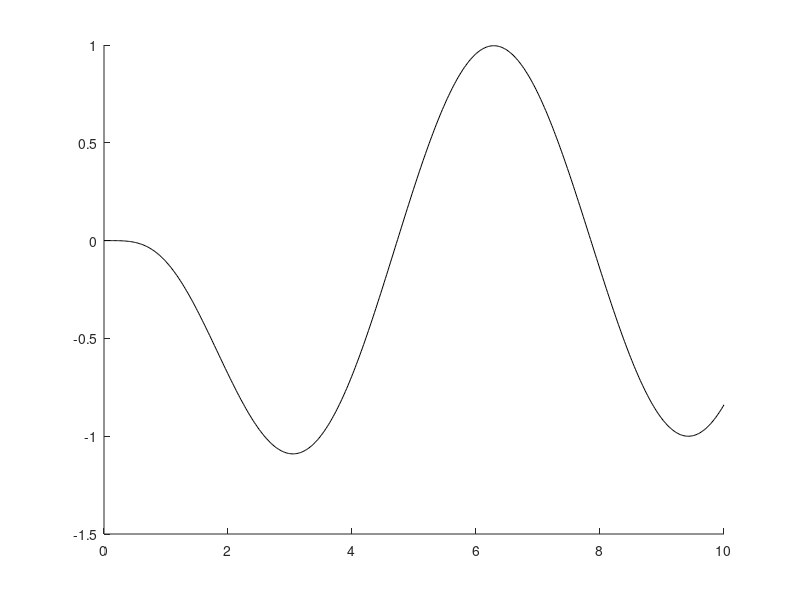

Write MATLAB code to recreate this figure. (Note: this script raises an error after producing the figure.)
clear; close all;

%% Parameters
L = 1;              % [m]
E = 7e10;           % [Pa]
I = (1/12)*1e-4;    % [m^4]
m = 27;             % [kg/m]

M = 3;              % [kg]
J = 0.01;           % [kg m^2]
kt = 8000;          % [N]

% METHOD = "spectral";
METHOD = "fem";

% Nondimensional parameters
M0 = M / (m*L);
J0 = J / (m*L^3);
K0 = kt*L / (E*I);

%% Solve analytically
mu = linspace(0, 10, 512);
c = cos(mu); s = sin(mu); ch = cosh(mu); sh = sinh(mu); th = tanh(mu);
% detA = mu*0.0;
% for i = 1:length(mu)
%     x = mu(i);
%     A = [x*(-c(i)+ch(i))+(K0-x^4*J0)*(-s(i)+sh(i)), ...
%          x*(-s(i)+sh(i))+(K0-x^4*J0)*(c(i)+ch(i));
%          (s(i)+sh(i))+x*M0*(c(i)+ch(i)), ...
%          (-c(i)+ch(i))+x*M0*(s(i)+sh(i))];
%     detA(i) = det(A);
% end
% semilogy(mu, abs(detA), mu, abs(another))

v1 = c - 1./ch;
v2 = (...
    M0 * mu .* (s-c.*th) - ...
    (K0-J0*mu.^4) ./ mu .* (s+c.*th)- ...
    M0 * (K0-J0*mu.^4) .* (c + 1./ch));
v2(1) = -2*(M0+1)*K0;

figure(1)
mu_a = [0.5953, 4.3862, 7.3026]; % shouldn't hard code this
plot(mu, v1, '-k', Linewidth=1.5, DisplayName="$v_1(\mu)$")
hold on
plot(mu, v2, '--k', Linewidth=1.5, DisplayName="$v_2(\mu)$")
scatter(mu_a, cos(mu_a) - 1./cosh(mu_a), 60, 'ok', 'filled', ...
    DisplayName="$(\mu_n, v_1(\mu_n))$")
hold off; grid on; box on;
xlim([0, 8]);
xlabel("$\mu=\sqrt{\omega}L\left(\frac{m}{EI}\right)^{\frac{1}{4}}$", ...
    Interpreter="latex")
legend(Interpreter="latex", location="northwest")
set(gca, Fontname="Times new roman", Fontsize=20)

papersize = [540 360];
set(gcf, PaperUnits='points', Position=[100 100 papersize], ...
    PaperSize=papersize);
print -dpdf hw5_p3_intersect.pdf -bestfit

%% Numerical solution (setup)
if strcmpi(METHOD, "spectral")
    % Spectral method
    n = 12; nm = ceil(1.3*n);
    [z, ~] = gll(n);
    [zm, wm] = gl(nm); Bm = diag(wm);
    Jm = interp_mat(zm, z);
    jac = L / 2;
    D = deriv_mat(z); d = D(end,:);
    Kmat = (1/jac^3)*E*I*D'*D'*(Jm'*Bm*Jm)*D*D + (1/jac^2)*kt*(d'*d);
    Mmat = jac*m*(Jm'*Bm*Jm) + (1/jac^2)*J*(d'*d); 
    Mmat(end, end) = Mmat(end, end) + M;
    Kmat = 0.5*(Kmat+Kmat'); Mmat = 0.5*(Mmat+Mmat');

elseif strcmpi(METHOD, "fem")
    % Basis function definitions and compute elemental matrices
    N = cell(4);
    N{1} = @(x) 0.25*(x.^3-3*x+2);
    N{2} = @(x) 0.25*(x.^3-x.^2-x+1);
    N{3} = @(x) 0.25*(-x.^3+3*x+2);
    N{4} = @(x) 0.25*(x.^3+x.^2-x-1);
    
    ddN = cell(4);
    ddN{1} = @(x) 0.25*(6*x);
    ddN{2} = @(x) 0.25*(6*x-2);
    ddN{3} = @(x) 0.25*(-6*x);
    ddN{4} = @(x) 0.25*(6*x+2);
    
    Me = zeros(4); Ke = zeros(4);
    for i = 1:4
        for j = 1:4
            Me(i,j) = integral(@(x) N{i}(x).*N{j}(x), -1, 1);
            Ke(i,j) = integral(@(x) ddN{i}(x).*ddN{j}(x), -1, 1);
        end
    end
    
    % Assembly
    ne = 8; h = L/ne; jac = h / 2;
    Mmat = zeros(2*(ne+1)); Kmat = zeros(2*(ne+1)); 
    for e = 1:ne
        Mmat(2*e-1:2*e+2,2*e-1:2*e+2)=Mmat(2*e-1:2*e+2,2*e-1:2*e+2)+...
            jac*m*Me;
        Kmat(2*e-1:2*e+2,2*e-1:2*e+2)=Kmat(2*e-1:2*e+2,2*e-1:2*e+2)+...
            (1/jac^3)*E*I*Ke;
    end
    Mmat(end-1,end-1) = Mmat(end-1,end-1)+M; % mass
    Mmat(end,end) = Mmat(end,end)+J/jac^2; % moi
    Kmat(end,end) = Kmat(end,end)+kt/jac^2; % spring

else
    error("METHOD must be 'spectral' or 'fem'."); %#ok<*UNRCH>
end

%% Orthonormalize eigenfunctions
syms x w
phi = cos(w*x./L)+cosh(w*x./L)...
    - (sin(w)+sinh(w)+w*M0*(cos(w)+cosh(w))) ...
    / (-cos(w)+cosh(w)+w*M0*(sin(w)+sinh(w))) ...
    * (sin(w*x./L)+sinh(w*x./L));

coeffs = zeros(3,1);
for i = 1:3
    func = subs(phi, w, mu_a(i));
    mfunc = matlabFunction(func);
    c1 = integral(@(x) m*mfunc(x).^2, 0, L);
    c2 = M*double(subs(func,x,L))^2;
    c3 = J*double(subs(diff(func, x), x, L))^2; 
    coeffs(i) = sqrt(1/(c1+c2+c3));
end

%% Numerical solution (solve)
% Rayleigh quotient iterations
iters = 5;
v = zeros(size(Kmat,1), iters + 1);
v(1:2:end, 1) = -linspace(0, L, ne+1); % initial guess
rq = zeros(iters + 1, 1);
v(:, 1) = v(:, 1) / sqrt(v(:,1)'*Mmat*v(:,1));
rq(1) = v(:,1)'*Kmat*v(:,1);
for i=1:iters
    tmp = (Kmat - rq(i)*Mmat)\(Mmat*v(:,i));
    v(:,i+1) = tmp / sqrt(tmp' * Mmat * tmp);
    rq(i+1) = v(:,i+1)' * Kmat * v(:,i+1);
end

% Rayleigh-ritz
[evec, eval] = eig(Kmat, Mmat);
[wn,idx] = sort(sqrt(abs(diag(eval))));
evec = evec(:, idx);
mu = sqrt(wn)*L / (E*I/m)^0.25;
mu(1:5)

%% Plotting
x0 = linspace(0, L, 128);
figure(2)
hold on 
for i = 1:3
    func = matlabFunction(subs(phi, w, mu_a(i)));
    if i == 1
        plot(x0, coeffs(i)*func(x0), "-k", Linewidth=1.5, ...
            DisplayName="Exact soln")
    else
        plot(x0, coeffs(i)*func(x0), "-k", Linewidth=1.5, ...
            HandleVisibility="off")
    end
end
hold off

x = linspace(0, L, 48);
if METHOD == "spectral"
    J = interp_mat(2*x./L-1, z);
    v = J * evec;
elseif METHOD == "fem"
    v = zeros(length(x), size(evec, 2));
    for i = 1:length(x)
        e = floor(x(i)/h);
        xe = mod(x(i),h)*(2/h)-1;
        if e == ne
            e = e-1;
            xe = 1;
        end
        for j = 1:4
            v(i,:)=v(i,:)+N{j}(xe)*evec(2*e+j,:);
        end
    end
    for j = 1:size(v,2)
        if v(1,j) < 0
            v(:,j) = -v(:,j);
        end
    end
else
    error("METHOD must be 'spectral' or 'fem'.");
end

hold on
for i = 2:4 % first mode is rigid
    if i == 2
       plot(x, v(:, i), ".k", MarkerSize=14, DisplayName="Numerical soln")
    else
        plot(x, v(:, i), ".k", MarkerSize=14, HandleVisibility="off")
    end
end
hold off; box on; grid on
xlim([0, L])
xlabel("$x~[m]$", Interpreter="latex")
ylabel("$\varphi(x)~[\textrm{kg}^{-1/2}]$", Interpreter="latex")
legend("Interpreter", "latex")
set(gca, Fontname="Times new roman", Fontsize=20)
papersize = [540 360];
set(gcf, PaperUnits='points', Position=[100 100 papersize], ...
    PaperSize=papersize);
print -dpdf hw5_p3_eigfunc.pdf



